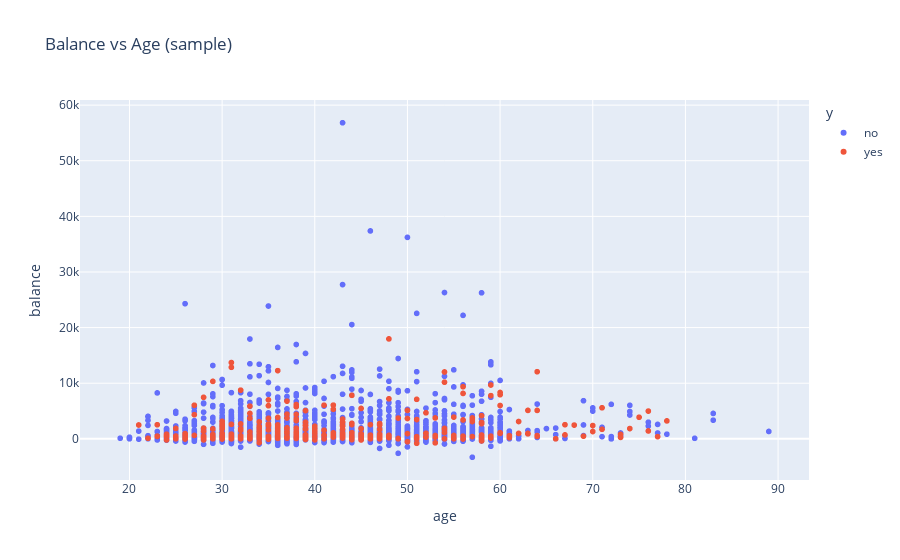

The code cell stored with this chart in its notebook:
### Code cell
# Plot 7: Plotly scatter of balance vs age colored by y
fig = px.scatter(df.sample(3000, random_state=1), x='age', y='balance', color='y', title='Balance vs Age (sample)')
fig.show()

# Plot 8: Seaborn barplot of ever_contacted vs conversion rate
if 'ever_contacted' in df.columns:
    ec_rate = df.groupby('ever_contacted')['y'].apply(lambda s: (s=='yes').mean()).reset_index(name='conv_rate')
    plt.figure(figsize=(6,4))
    sb.barplot(x='ever_contacted', y='conv_rate', data=ec_rate)
    plt.title('Conversion rate by ever_contacted')
    plt.show()

### Figure 1 — Plotly figure (JSON) as saved in the notebook; plotly's stock layout.template omitted (floating-point values rounded to 4 significant figures; data arrays with more than 128 entries replaced by an {"elided": "..."} marker saying what was removed)
{"data": [{"hovertemplate": "y=no<br>age=%{x}<br>balance=%{y}<extra></extra>", "legendgroup": "no", "marker": {"color": "#636efa", "symbol": "circle"}, "mode": "markers", "name": "no", "showlegend": true, "type": "scattergl", "x": {"elided": "2661 int values"}, "xaxis": "x", "y": {"elided": "2661 int values"}, "yaxis": "y"}, {"hovertemplate": "y=yes<br>age=%{x}<br>balance=%{y}<extra></extra>", "legendgroup": "yes", "marker": {"color": "#EF553B", "symbol": "circle"}, "mode": "markers", "name": "yes", "showlegend": true, "type": "scattergl", "x": {"elided": "339 int values"}, "xaxis": "x", "y": {"elided": "339 int values"}, "yaxis": "y"}], "layout": {"legend": {"title": {"text": "y"}, "tracegroupgap": 0}, "title": {"text": "Balance vs Age (sample)"}, "xaxis": {"anchor": "y", "domain": [0, 1], "title": {"text": "age"}}, "yaxis": {"anchor": "x", "domain": [0, 1], "title": {"text": "balance"}}}}
